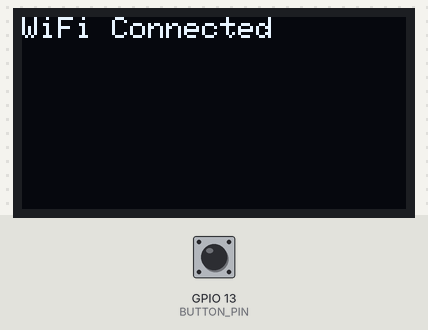
Bench run of a sketch on a simulated ESP32. Parts: 128×64 one-colour display. Inputs (shaded band) come from the test bench; at power-on: GPIO 13 (BUTTON_PIN) HIGH. WiFi joins after 1.5 s; servers stay silent unless stated; uploads are accepted with an empty reply; the camera gives no picture; what the sketch prints to the serial monitor is not drawn.

Above: at 3.0 s.
3.1 s: GPIO 13 (BUTTON_PIN) pulled LOW for 3.2 s
At 3.26 s:
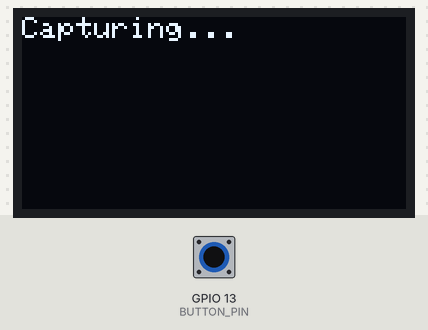
At 6.3 s:
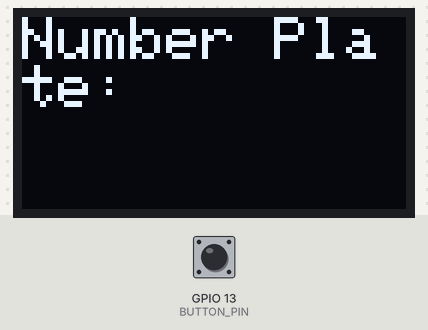
Timing chart, 0 to 7.8 s (numbered marks = the images above; inputs shaded):
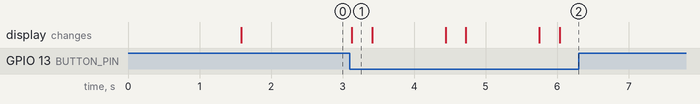

The sketch:

sketch_jul15a.ino
```cpp
#include <WiFi.h>
#include <HTTPClient.h>
#include <Adafruit_GFX.h>
#include <Adafruit_SSD1306.h>
#include "esp_camera.h"

//  network credentials
const char* ssid = "Staff";
const char* password = "Staff@dcb7";
const char* serverURL = "http://10.10.15.58:5000/upload";

// OLED settings
#define SCREEN_WIDTH 128
#define SCREEN_HEIGHT 64
Adafruit_SSD1306 display(SCREEN_WIDTH, SCREEN_HEIGHT, &Wire, -1);

// Push button pin
#define BUTTON_PIN 13

// Camera Pins for AI Thinker ESP32-CAM
#define PWDN_GPIO_NUM    32
#define RESET_GPIO_NUM   -1
#define XCLK_GPIO_NUM     0
#define SIOD_GPIO_NUM    26
#define SIOC_GPIO_NUM    27
#define Y9_GPIO_NUM      35
#define Y8_GPIO_NUM      34
#define Y7_GPIO_NUM      39
#define Y6_GPIO_NUM      36
#define Y5_GPIO_NUM      21
#define Y4_GPIO_NUM      19
#define Y3_GPIO_NUM      18
#define Y2_GPIO_NUM       5
#define VSYNC_GPIO_NUM   25
#define HREF_GPIO_NUM    23
#define PCLK_GPIO_NUM    22

void startCamera() {
  camera_config_t config;
  config.ledc_channel = LEDC_CHANNEL_0;
  config.ledc_timer = LEDC_TIMER_0;
  config.pin_d0 = Y2_GPIO_NUM;
  config.pin_d1 = Y3_GPIO_NUM;
  config.pin_d2 = Y4_GPIO_NUM;
  config.pin_d3 = Y5_GPIO_NUM;
  config.pin_d4 = Y6_GPIO_NUM;
  config.pin_d5 = Y7_GPIO_NUM;
  config.pin_d6 = Y8_GPIO_NUM;
  config.pin_d7 = Y9_GPIO_NUM;
  config.pin_xclk = XCLK_GPIO_NUM;
  config.pin_pclk = PCLK_GPIO_NUM;
  config.pin_vsync = VSYNC_GPIO_NUM;
  config.pin_href = HREF_GPIO_NUM;
  config.pin_sscb_sda = SIOD_GPIO_NUM;
  config.pin_sscb_scl = SIOC_GPIO_NUM;
  config.pin_pwdn = PWDN_GPIO_NUM;
  config.pin_reset = RESET_GPIO_NUM;
  config.xclk_freq_hz = 20000000;
  config.pixel_format = PIXFORMAT_JPEG;

  if(psramFound()){
    config.frame_size = FRAMESIZE_QVGA;
    config.jpeg_quality = 10;
    config.fb_count = 2;
  } else {
    config.frame_size = FRAMESIZE_QQVGA;
    config.jpeg_quality = 12;
    config.fb_count = 1;
  }

  esp_err_t err = esp_camera_init(&config);
  if (err != ESP_OK) {
    Serial.printf("Camera init failed with error 0x%x", err);
    return;
  }
}

void setup() {
  Serial.begin(115200);
  Serial.begin(115200);
 // Initialize Wire with custom I2C pins
  Wire.begin(14, 15); // SDA=14, SCL=15

  // OLED init
  if(!display.begin(SSD1306_SWITCHCAPVCC, 0x3C)) {
    Serial.println(F("SSD1306 allocation failed"));
    for(;;);
  }
  display.clearDisplay();
  display.setTextSize(1);
  display.setTextColor(WHITE);
  display.setCursor(0,0);
  display.println("Connecting WiFi...");
  display.display();

  // Connect WiFi
  WiFi.begin(ssid, password);
  while (WiFi.status() != WL_CONNECTED) {
    delay(500);
    Serial.print(".");
  }
  Serial.println("WiFi Connected");
  display.clearDisplay();
  display.setCursor(0,0);
  display.println("WiFi Connected");
  display.display();

  startCamera();

  // Setup button pin
  pinMode(BUTTON_PIN, INPUT_PULLUP);
}

void loop() {
  // Check button press (active LOW)
  if (digitalRead(BUTTON_PIN) == LOW) {
    Serial.println("Button Pressed - Capturing Image...");

    display.clearDisplay();
    display.setCursor(0,0);
    display.println("Capturing...");
    display.display();

    camera_fb_t * fb = esp_camera_fb_get();
    if(!fb) {
      Serial.println("Camera capture failed");
      display.clearDisplay();
      display.setCursor(0,0);
      display.println("Capture failed");
      display.display();
      delay(1000);
      return;
    }

    Serial.println("Sending Image to Server...");
    if(WiFi.status() == WL_CONNECTED) {
      HTTPClient http;
      http.begin(serverURL);
      http.addHeader("Content-Type", "image/jpeg");
      int httpResponseCode = http.POST(fb->buf, fb->len);
      if(httpResponseCode > 0) {
        String response = http.getString();
        Serial.println(response);

        // Show on OLED
        display.clearDisplay();
        display.setCursor(0,0);
        display.println("Number Plate:");
        display.setTextSize(2);
        display.println(response);
        display.display();
      } else {
        Serial.printf("HTTP POST failed: %d\n", httpResponseCode);
        display.clearDisplay();
        display.setCursor(0,0);
        display.println("POST failed");
        display.display();
      }
      http.end();
    }

    esp_camera_fb_return(fb);

    delay(1000); // Debounce delay to avoid multiple captures per press
  }
}
```

Measured:
- after the input at 3.1 s, the display: changes at once (image 1)
